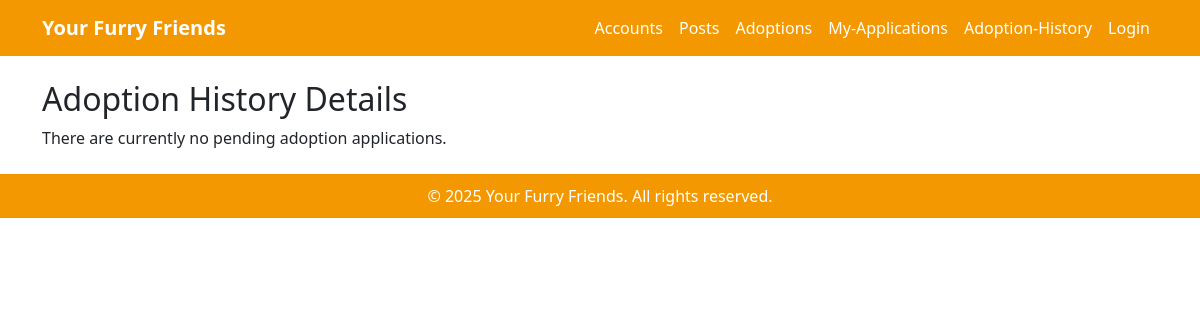
The app's page /adoptions/details/5, older data.
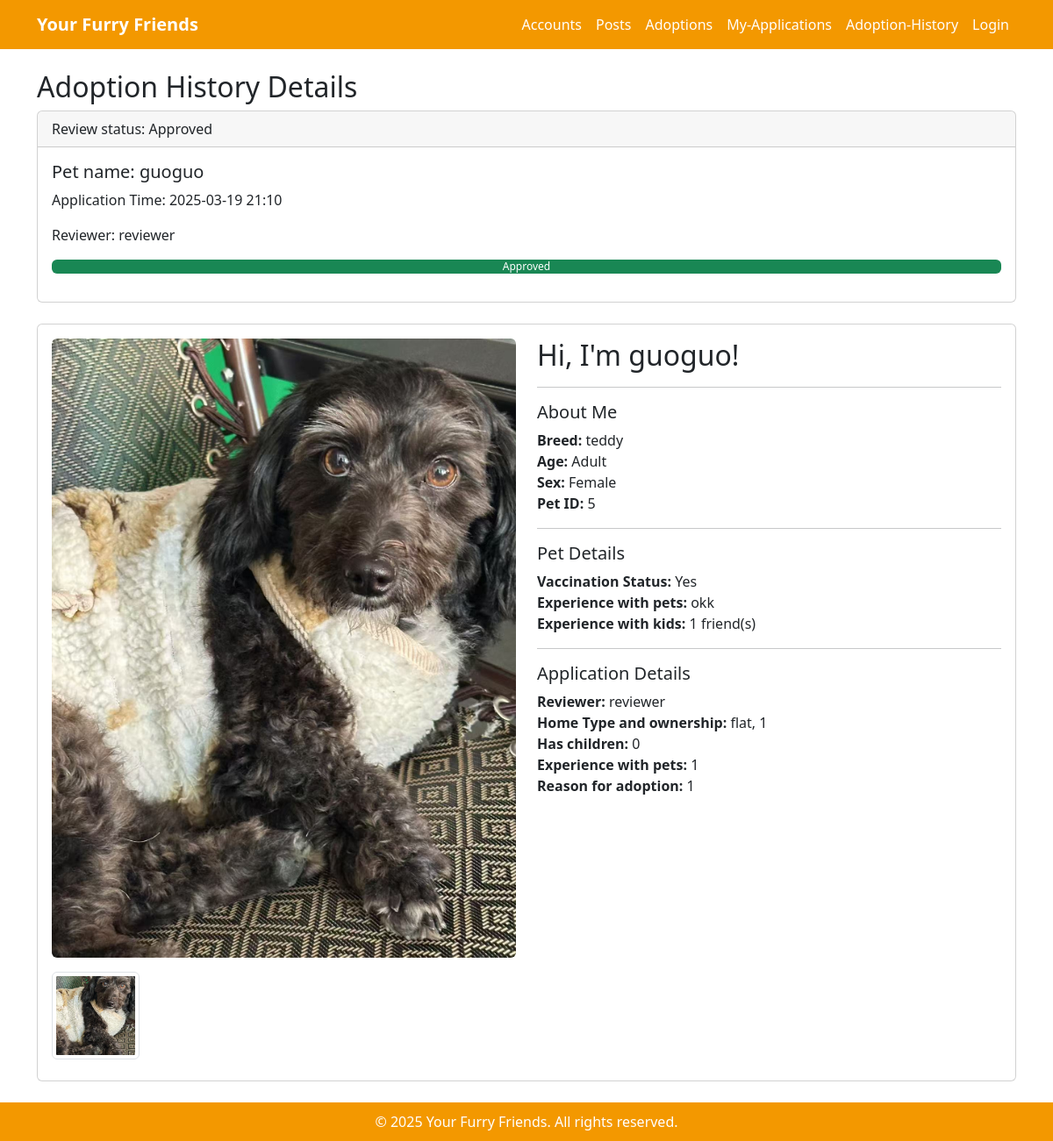
The same page, newer data.
### adoptions/models.py (models this page shows, shortened)
class AdoptionReview(models.Model):
    adopt_review_id = models.AutoField(primary_key=True)
    adopt_info = models.ForeignKey(
        AdoptPetInfo, on_delete=models.CASCADE, related_name="reviews", null=True, blank=True
    )
    pet = models.ForeignKey(Pet, on_delete=models.CASCADE)
    adopter_username = models.ForeignKey(User, on_delete=models.CASCADE, related_name="adoption_requests")
    operator_username = models.ForeignKey(User, on_delete=models.SET_NULL, null=True, blank=True, related_name="processed_reviews")
    status = models.CharField(
        max_length=20,
        choices=[('Pending', 'Pending'), ('Approved', 'Approved'), ('Rejected', 'Rejected')],
        default='Pending'
    )  # 审核状态
    applied_at = models.DateTimeField(auto_now_add=True)
    review_time = models.DateTimeField(null=True, blank=True)  # 确认这里

class AdoptPetInfo(models.Model):
    adopt_info_id = models.AutoField(primary_key=True)
    pet = models.ForeignKey(Pet, on_delete=models.CASCADE)
    user = models.ForeignKey(User, on_delete=models.CASCADE, related_name="adopted_pets")# 添加了related_name="adopted_pets"
    operator = models.ForeignKey(User, on_delete=models.CASCADE, related_name="processed_adoptions") # 添加了related_name="processed_adoptions"
    home_type = models.CharField(max_length=50)
    home_ownership = models.CharField(max_length=50)
    has_landlord_permission = models.BooleanField(default=False)
    has_other_pets = models.TextField(blank=True, null=True)
    has_children = models.CharField(max_length=10,
                                    choices=[('0', '0'), ('1', '1'),
                                             ('2', '2'), ('3', '3'),
                                             ('4', '4'), ('5', '5')],
                                    default='0'
                                    )
    experience_with_pets = models.TextField()
    reason_for_adoption = models.TextField()
    pet_passport = models.CharField(max_length=50)
    created_at = models.DateTimeField(auto_now_add=True)

### posts/models.py (models this page shows, shortened)
class Pet(models.Model):
    pet_id = models.AutoField(primary_key=True)
    name = models.CharField(max_length=100)
    sex = models.CharField(max_length=10, choices=[('Male', 'Male'), ('Female', 'Female')])
    age = models.CharField(max_length=10, choices=[('Young', 'Young'), ('Adult', 'Adult')])
    weight = models.FloatField()
    breed = models.CharField(max_length=100, blank=True, null=True)
    size = models.CharField(max_length=50, choices=[('Small', 'Small'), ('Medium', 'Medium'), ('Large', 'Large')])
    status = models.CharField(max_length=20, choices=[('Available', 'Available'), ('Adopted', 'Adopted')], default='Available')
    posted_by = models.ForeignKey(settings.AUTH_USER_MODEL, on_delete=models.CASCADE)  # 关联用户
    created_at = models.DateTimeField(auto_now_add=True)
    type = models.CharField(max_length=50, choices=[('Dog', 'Dog'), ('Cat', 'Cat')])

class PetImage(models.Model):
    pet_image_id = models.AutoField(primary_key=True)
    pet = models.ForeignKey(Pet, on_delete=models.CASCADE, related_name="images")
    pet_image = models.ImageField(upload_to='pet_images/', null=True, blank=True)

class PostPetInfo(models.Model):
    post_info_id = models.AutoField(primary_key=True)
    pet = models.ForeignKey(Pet, on_delete=models.CASCADE)  # 🐶 关联宠物信息
    user = models.ForeignKey(
        settings.AUTH_USER_MODEL,  # ✅ 这里用 `settings.AUTH_USER_MODEL`
        on_delete=models.CASCADE,
        related_name="posted_pets",
        null = True,
        blank = True
    )  # ✅ **确保正确关联 `accounts.User`**
    email = models.EmailField(max_length=254, blank=True, null=True)  # ✅新增Email字段
    home_type = models.CharField(max_length=20,
                                 choices=[('Apartment', 'Apartment'), ('House', 'House'),
                                          ('Townhouse', 'Townhouse'), ('Farm/Rural', 'Farm/Rural')],
                                 default='Apartment'
                                 )
    home_ownership = models.CharField(max_length=20,
                                      choices=[('Own', 'Own'), ('Rent', 'Rent'),
                                          ('Living with parents', 'Living with parents'), ('Other', 'Other')],
                                      default='Own'
                                      )
    has_other_pets = models.TextField(blank=True, null=True)
    has_children = models.CharField(max_length=10,
                                      choices=[('0', '0'), ('1', '1'),
                                           ('2', '2'), ('3', '3'),
                                           ('4', '4'), ('5', '5')],
                                      default='0'
                                      )
    experience_with_pets = models.TextField(blank=True, null=True)
    reason_for_fostering = models.TextField(blank=True, null=True)
    pet_passport = models.TextField(blank=True, null=True)
    vaccinated = models.CharField(max_length=20,
                                 choices=[('Yes', 'Yes'), ('No', 'No'),
                                         ],
                                 default='No'
                                 )
    status = models.CharField(
        max_length=20, choices=[('Pending', 'Pending'), ('Approved', 'Approved'), ('Rejected', 'Rejected')],
        default='Pending'
    )  # 📌 **审核状态**
    created_at = models.DateTimeField(auto_now_add=True)
    review_time = models.DateTimeField(null=True, blank=True)

### accounts/models.py (models this page shows)
class User(AbstractUser):
    email = models.EmailField(unique=False, blank=True, null=True) # 改为了false（允许了多个用户注册）
    username = models.CharField(max_length=50, unique=True)  # 自定义用户名长度
    phone_no = models.CharField(max_length=15, unique=True, null=True, blank=True)
    address = models.TextField(null=True, blank=True)
    birthday = models.DateField(null=True, blank=True)
    title = models.CharField(max_length=50, null=True, blank=True)
    user_type = models.CharField(
        max_length=20,
        choices=[('User', 'User'), ('Admin', 'Admin')],
        default='User'
    )  # 用户类型（普通用户 / 管理员）
    status = models.CharField(
        max_length=10,
        choices=[('Active', 'Active'), ('Banned', 'Banned')],
        default='Active'
    )  # 用户状态
    user_image = models.ImageField(upload_to='user_images/', null=True, blank=True)
    created_at = models.DateTimeField(auto_now_add=True)
    updated_at = models.DateTimeField(auto_now=True)
    def __str__(self):
        return self.username

### adoptions/views.py (the view)
# urls.py: path('details/<int:pet_id>', views.history_details, name='history_details'),
def history_details(request, pet_id):
    from django.db.models import Max
    application = AdoptPetInfo.objects.filter(pet__pet_id=pet_id) \
        .annotate(latest_review_time=Max('reviews__review_time')) \
        .order_by('-latest_review_time').first()
    review = AdoptionReview.objects.filter(pet__pet_id=pet_id).order_by('-applied_at').first()
    pet_info = PostPetInfo.objects.filter(pet_id=pet_id).filter(pet__pet_id=pet_id).first()
    context = {
        'application': application,
        'review': review,
        'pet_info':pet_info,
    }
    return render(request, 'adoptions/history_details.html', context)

### templates/adoptions/history_details.html
{% extends 'adoptions/base.html' %}
{% load static %}
{% block content %}
<div class="container mt-4">
  <h2>Adoption History Details</h2>
  {% if review %}
    <div class="card mb-4">
      <div class="card-header">
        Review status: {{ review.status }}
      </div>
      <div class="card-body">
        <h5 class="card-title">Pet name: {{ review.pet.name }}</h5>
        <p class="card-text">Application Time: {{ review.applied_at|date:"Y-m-d H:i" }}</p>
        <p class="card-text">
          Reviewer:
          {% if review.operator_username %}
            {{ review.operator_username.username }}
          {% else %}
            Reviewer not assigned at this time
          {% endif %}
        </p>
        <div class="progress mb-3">
  <div class="progress-bar
    {% if review.status == 'Approved' %}
      bg-success
    {% elif review.status == 'Rejected' %}
      bg-danger
    {% else %}
      bg-warning
    {% endif %}"
       role="progressbar"
       style="width: {% if review.status == 'Pending' %}33{% elif review.status == 'Approved' or review.status == 'Rejected' %}100{% endif %}%;"
       aria-valuenow="{% if review.status == 'Pending' %}33{% else %}100{% endif %}"
       aria-valuemin="0" aria-valuemax="100">
    {% if review.status == 'Pending' %}
      Pending
    {% elif review.status == 'Approved' %}
      Approved
    {% elif review.status == 'Rejected' %}
      Rejected
    {% endif %}
  </div>
</div>
      </div>
    </div>
    <div class="card">
      <div class="card-body">
        <div class="row">
          <div class="col-md-6">
            {% with review.pet.images.all as all_images %}
              {% if all_images %}
                {% with all_images|first as main_image %}
                  <div class="mb-3">
                    <img src="{{ main_image.pet_image.url }}" class="img-fluid rounded" alt="{{ review.pet.name }} Main">
                  </div>
                {% endwith %}
                <div class="d-flex flex-wrap">
                  {% for image in all_images %}
                    <img src="{{ image.pet_image.url }}" class="img-thumbnail me-2 mb-2"
                         style="width: 100px; height: 100px; object-fit: cover;"
                         alt="{{ review.pet.name }} Thumbnail">
                  {% endfor %}
                </div>
              {% else %}
                <div class="mb-3">
                  <img src="{% static 'images/default_pet.jpg' %}" class="img-fluid rounded" alt="{{ review.pet.name }} Main">
                </div>
              {% endif %}
            {% endwith %}
          </div>
          <div class="col-md-6">
            <h2>Hi, I'm {{ review.pet.name }}!</h2>
            <hr>
            <h5>About Me</h5>
            <ul class="list-unstyled">
              <li><strong>Breed:</strong> {{ review.pet.breed }}</li>
              <li><strong>Age:</strong>
                {% if review.pet.age|default:0 <= 2 %}
                  Young
                {% else %}
                  Adult
                {% endif %}
              </li>
              <li><strong>Sex:</strong> {{ review.pet.sex }}</li>
              <li><strong>Pet ID:</strong> {{ review.pet.pet_id }}</li>
            </ul>
            <hr>
            <h5>Pet Details</h5>
  <ul class="list-unstyled">
    <li><strong>Vaccination Status:</strong>
        {{ pet_info.vaccinated }}
    </li>
    <li><strong>Experience with pets:</strong>
        {{  pet_info.experience_with_pets }}
    </li>
    <li><strong>Experience with kids:</strong>
        {{pet_info.has_children }} friend(s)
    </li>
  </ul>
          <hr>
            <h5>Application Details</h5>
  <ul class="list-unstyled">
    <li><strong>Reviewer:</strong>
        {{ review.operator_username }}
    </li>
    <li><strong>Home Type and ownership:</strong>
        {{  application.home_type }}, {{  application.home_ownership }}
    </li>
      <li><strong>Has children:</strong>
        {{  application.has_children }}
    </li>
    <li><strong>Experience with pets:</strong>
        {{application.experience_with_pets }}
    </li>
      <li><strong>Reason for adoption:</strong>
        {{application.reason_for_adoption }}
    </li>
  </ul>
          </div>
        </div>
      </div>
    </div>
  {% else %}
    <p>There are currently no pending adoption applications.</p>
  {% endif %}
</div>
{% endblock %}

### templates/adoptions/base.html (shortened to what this page needs)
{% load static %}
<!DOCTYPE html>
<html lang="en">
<head>
  <link
    href="https://cdn.jsdelivr.net/npm/bootstrap@5.2.3/dist/css/bootstrap.min.css"
    rel="stylesheet"
  >
</head>
<body>
<nav class="navbar navbar-expand-lg">
  <div class="container">
    <a class="navbar-brand fw-bold" href={%  url 'adoptions:available_pets' %}>Your Furry Friends</a>
    <div class="collapse navbar-collapse" id="navbarNav">
      <ul class="navbar-nav ms-auto">
          <li class="nav-item">
          <a class="nav-link" href={% url 'accounts:profile' %}>Accounts</a>
        </li>
        <li class="nav-item">
          <a class="nav-link" href={% url 'posts:postPet' %}>Posts</a>
        </li>
        <li class="nav-item">
          <a class="nav-link" href={% url 'adoptions:available_pets' %}> Adoptions</a>
        </li>
        <li class="nav-item">
          <a class="nav-link" href={% url 'adoptions:my_application' %}>My-Applications</a>
        </li>
        <li class="nav-item">
          <a class="nav-link" href={% url 'adoptions:adoption_history' %}>Adoption-History</a>
        </li>
          <div class="d-flex align-items-center">
        {% if user.is_authenticated %}
          <span class="me-3">Welcome, {{ user.username }}！</span>
          <form method="post" action="{% url 'accounts:yfLogin' %}" class="mb-0">
            {% csrf_token %}
            <button type="submit" class="btn btn-outline-light">Logout</button>
          </form>
        {% else %}
          <a class="nav-link" href="{% url 'accounts:yfLogin' %}">Login</a>
        {% endif %}
      </div>
      </ul>
    </div>
  </div>
</nav>
<main class="my-4">
  {% block content %}{% endblock %}
</main>
<footer>
  <div class="container">
    <p class="mb-0">© 2025 Your Furry Friends. All rights reserved.</p>
  </div>
</footer>
</body>
</html>

### templates/adoptions/base.html (style rules this page uses)
:root { --main-orange: #f39800; }
.navbar { background-color: var(--main-orange); }
.navbar .navbar-brand, .navbar .nav-link { color: #fff !important; }
footer { background-color: var(--main-orange); color: #fff; padding: 10px 0; text-align: center; margin-top: 20px; }

Row changes from the older to the newer data that the page shows:
added AdoptionReview: status "Approved", pet.name "guoguo", applied_at "2025-03-19 21:10", operator_username.username "reviewer", pet.breed "teddy", pet.sex "Female", pet.pet_id "5", operator_username "reviewer"
added PetImage: pet_image (picture)
added PostPetInfo: vaccinated "Yes", experience_with_pets "okk", has_children "1"
added AdoptPetInfo: home_type "flat", home_ownership "1", has_children "0", experience_with_pets "1", reason_for_adoption "1"
Text that changed along with them:
text no longer shown: "There are currently no pending adoption applications."
text now shown: "Review status: Pet name: Application Time: Reviewer: Approved Hi, I'm ! About Me Breed: Age: Adult Sex: Pet ID: Pet Details Vaccination Status: Experience with pets: Experience with kids: friend(s) Application Details Reviewer: Home Type and ownership: , Has children: Experience with pets: Reason for adoption:"
